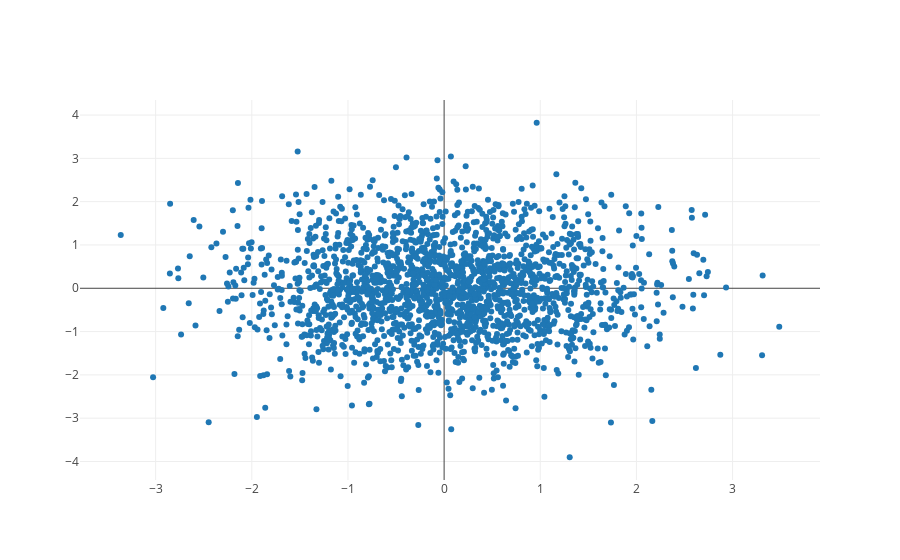

This figure's notebook cell:
### Markdown cell above
Plotly offers a _massive_ variety of plots beyond just scatter plots and heatmaps. You can look at [the introduction to Plotly in Python](https://plot.ly/python/) to get an idea of what's possible in Plotly.

To help you understand the general Plotly API, I'll cover just a few of these plots. The simplest is a basic two-dimensional scatter plot.

### Code cell
"""
Create some random data with numpy
"""
x = np.random.normal(size=2000)
y = np.random.normal(size=x.size)

"""
Create a scatter plot with plotly.graph_objs.Scatter

mode = 'markers' tells plotly to show all of the data points as
individual dots.
"""
trace = go.Scatter(
    x = x,
    y = y,
    mode = 'markers')

"""
Create a Python list that contains all the traces that we want to show.
"""
data = [trace]

"""
Plot the data. py.iplot() tells Plotly to show the graph inside of the
Jupyter Notebook.
"""
py.iplot(data)

### Figure 1 — Plotly figure (JSON) as saved in the notebook; plotly's stock layout.template omitted (floating-point values rounded to 4 significant figures; data arrays with more than 128 entries replaced by an {"elided": "..."} marker saying what was removed)
{"data": [{"mode": "markers", "type": "scatter", "uid": "29ea2442-e340-49a2-a6dc-9a9a776744c0", "x": {"elided": "2000 float values"}, "y": {"elided": "2000 float values"}}], "layout": {}}
